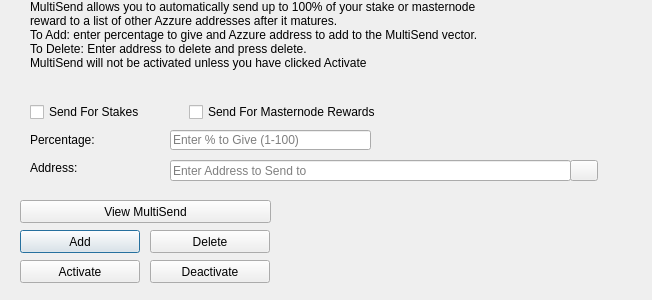
<?xml version="1.0" encoding="UTF-8"?>
<ui version="4.0">
 <class>MultiSendDialog</class>
 <widget class="QDialog" name="MultiSendDialog">
  <property name="windowModality">
   <enum>Qt::NonModal</enum>
  </property>
  <property name="geometry">
   <rect>
    <x>0</x>
    <y>0</y>
    <width>652</width>
    <height>300</height>
   </rect>
  </property>
  <property name="windowTitle">
   <string>MultiSend</string>
  </property>
  <widget class="QLineEdit" name="multiSendPercentEdit">
   <property name="geometry">
    <rect>
     <x>170</x>
     <y>130</y>
     <width>201</width>
     <height>20</height>
    </rect>
   </property>
   <property name="toolTip">
    <string>Enter whole numbers 1 - 100</string>
   </property>
   <property name="placeholderText">
    <string>Enter % to Give (1-100)</string>
   </property>
  </widget>
  <widget class="QLineEdit" name="multiSendAddressEdit">
   <property name="geometry">
    <rect>
     <x>170</x>
     <y>160</y>
     <width>401</width>
     <height>21</height>
    </rect>
   </property>
   <property name="toolTip">
    <string/>
   </property>
   <property name="placeholderText">
    <string>Enter Address to Send to</string>
   </property>
  </widget>
  <widget class="QLabel" name="label_2">
   <property name="geometry">
    <rect>
     <x>30</x>
     <y>0</y>
     <width>451</width>
     <height>121</height>
    </rect>
   </property>
   <property name="lineWidth">
    <number>1</number>
   </property>
   <property name="text">
    <string>MultiSend allows you to automatically send up to 100% of your stake or masternode reward to a list of other Azzure addresses after it matures.
To Add: enter percentage to give and Azzure address to add to the MultiSend vector.
To Delete: Enter address to delete and press delete.
MultiSend will not be activated unless you have clicked Activate</string>
   </property>
   <property name="alignment">
    <set>Qt::AlignLeading|Qt::AlignLeft|Qt::AlignTop</set>
   </property>
   <property name="wordWrap">
    <bool>true</bool>
   </property>
  </widget>
  <widget class="QLabel" name="message">
   <property name="geometry">
    <rect>
     <x>290</x>
     <y>200</y>
     <width>351</width>
     <height>91</height>
    </rect>
   </property>
   <property name="text">
    <string/>
   </property>
  </widget>
  <widget class="QPushButton" name="addButton">
   <property name="geometry">
    <rect>
     <x>20</x>
     <y>230</y>
     <width>120</width>
     <height>23</height>
    </rect>
   </property>
   <property name="toolTip">
    <string/>
   </property>
   <property name="statusTip">
    <string>Add to MultiSend Vector</string>
   </property>
   <property name="text">
    <string>Add</string>
   </property>
  </widget>
  <widget class="QPushButton" name="disableButton">
   <property name="geometry">
    <rect>
     <x>150</x>
     <y>260</y>
     <width>120</width>
     <height>23</height>
    </rect>
   </property>
   <property name="statusTip">
    <string>Deactivate MultiSend</string>
   </property>
   <property name="text">
    <string>Deactivate</string>
   </property>
  </widget>
  <widget class="QPushButton" name="addressBookButton">
   <property name="geometry">
    <rect>
     <x>570</x>
     <y>160</y>
     <width>28</width>
     <height>21</height>
    </rect>
   </property>
   <property name="toolTip">
    <string>Choose an address from the address book</string>
   </property>
   <property name="text">
    <string/>
   </property>
   <property name="icon">
    <iconset resource="../Azzure.qrc">
     <normaloff>:/icons/address-book</normaloff>:/icons/address-book</iconset>
   </property>
   <property name="shortcut">
    <string>Alt+A</string>
   </property>
   <property name="autoDefault">
    <bool>false</bool>
   </property>
  </widget>
  <widget class="QLabel" name="label">
   <property name="geometry">
    <rect>
     <x>30</x>
     <y>130</y>
     <width>121</width>
     <height>20</height>
    </rect>
   </property>
   <property name="toolTip">
    <string>Percentage of stake to send</string>
   </property>
   <property name="text">
    <string>Percentage:</string>
   </property>
  </widget>
  <widget class="QLabel" name="label_5">
   <property name="geometry">
    <rect>
     <x>30</x>
     <y>160</y>
     <width>111</width>
     <height>16</height>
    </rect>
   </property>
   <property name="toolTip">
    <string>Address to send portion of stake to</string>
   </property>
   <property name="text">
    <string>Address:</string>
   </property>
  </widget>
  <widget class="QPushButton" name="deleteButton">
   <property name="geometry">
    <rect>
     <x>150</x>
     <y>230</y>
     <width>120</width>
     <height>23</height>
    </rect>
   </property>
   <property name="toolTip">
    <string/>
   </property>
   <property name="statusTip">
    <string>Delete Address From MultiSend Vector</string>
   </property>
   <property name="text">
    <string>Delete</string>
   </property>
  </widget>
  <widget class="QPushButton" name="activateButton">
   <property name="geometry">
    <rect>
     <x>20</x>
     <y>260</y>
     <width>120</width>
     <height>23</height>
    </rect>
   </property>
   <property name="statusTip">
    <string>Activate MultiSend</string>
   </property>
   <property name="text">
    <string>Activate</string>
   </property>
  </widget>
  <widget class="QPushButton" name="viewButton">
   <property name="geometry">
    <rect>
     <x>20</x>
     <y>200</y>
     <width>251</width>
     <height>23</height>
    </rect>
   </property>
   <property name="toolTip">
    <string/>
   </property>
   <property name="statusTip">
    <string>View MultiSend Vector</string>
   </property>
   <property name="text">
    <string>View MultiSend</string>
   </property>
  </widget>
  <widget class="QWidget" name="horizontalLayoutWidget">
   <property name="geometry">
    <rect>
     <x>30</x>
     <y>100</y>
     <width>351</width>
     <height>24</height>
    </rect>
   </property>
   <layout class="QHBoxLayout" name="horizontalLayout">
    <item>
     <widget class="QCheckBox" name="multiSendStakeCheckBox">
      <property name="text">
       <string>Send For Stakes</string>
      </property>
     </widget>
    </item>
    <item>
     <widget class="QCheckBox" name="multiSendMasternodeCheckBox">
      <property name="text">
       <string>Send For Masternode Rewards</string>
      </property>
     </widget>
    </item>
   </layout>
  </widget>
 </widget>
 <resources>
  <include location="../Azzure.qrc"/>
 </resources>
 <connections/>
</ui>
